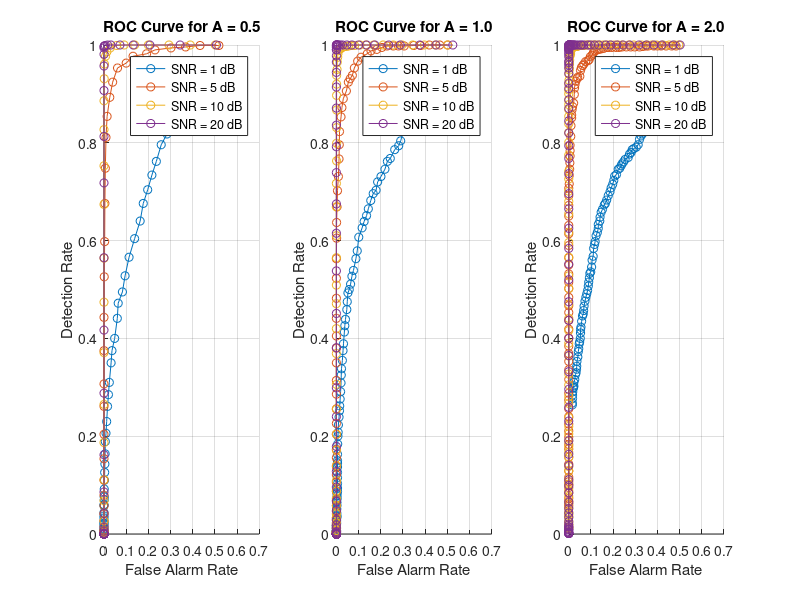
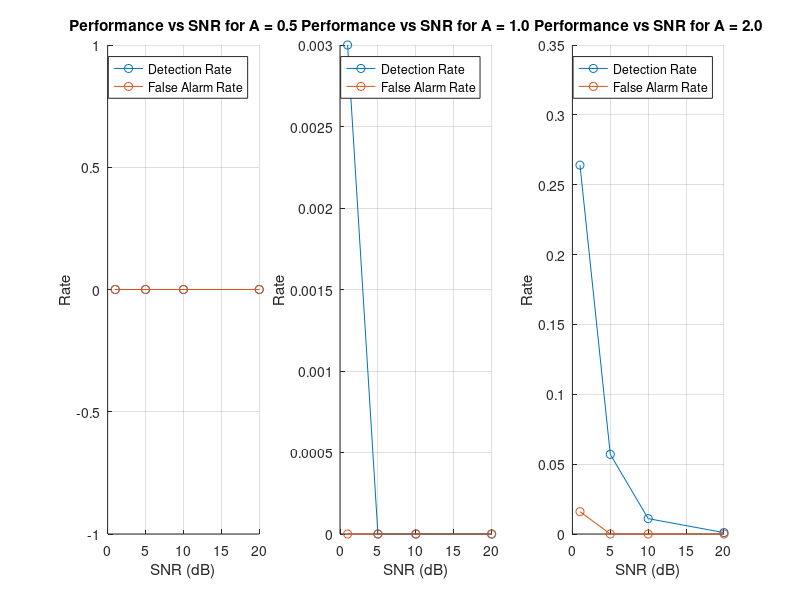

The MATLAB source for these figures, in order:
% 初始化参数
A_values = [0.5, 1.0, 2.0];  % 不同的信号电平
snr_values = [1, 5, 10, 20];  % 不同的信噪比值
num_samples = 1000;  % 样本数量
threshold_range = linspace(0, max(A_values) + 1, 100);  % 阈值范围

% 存储结果
false_alarm_rates = zeros(length(snr_values), length(threshold_range), length(A_values));
detection_rates = zeros(length(snr_values), length(threshold_range), length(A_values));

% 循环不同的 SNR 和 A 值
for k = 1:length(A_values)
    A = A_values(k);
    for i = 1:length(snr_values)
        snr = snr_values(i);
        noise_std = A / sqrt(2 * snr);  % 根据 SNR 计算噪声标准差

        % 生成 H0 假设下的噪声数据
        noise = noise_std * randn(1, num_samples);

        % 生成 H1 假设下的信号 + 噪声数据
        signal_noise = A + noise_std * randn(1, num_samples);

        % 计算不同阈值下的假设检验结果
        for j = 1:length(threshold_range)
            threshold = threshold_range(j);

            % 误判概率（False Alarm Rate）和检测率（Detection Rate）
            false_alarm_rates(i, j, k) = sum(noise > threshold) / num_samples;
            detection_rates(i, j, k) = sum(signal_noise > threshold) / num_samples;
        end
    end
end

% 绘制 ROC 曲线
figure;
for k = 1:length(A_values)
    A = A_values(k);
    subplot(1, length(A_values), k);
    hold on;
    for i = 1:length(snr_values)
        plot(false_alarm_rates(i, :, k), detection_rates(i, :, k), '-o', 'DisplayName', sprintf('SNR = %d dB', snr_values(i)));
    end
    xlabel('False Alarm Rate');
    ylabel('Detection Rate');
    title(sprintf('ROC Curve for A = %.1f', A));
    legend;
    grid on;
end

% 绘制误判概率和检测率随 SNR 和信号电平的变化
figure;
for k = 1:length(A_values)
    subplot(1, length(A_values), k);
    hold on;
    plot(snr_values, squeeze(detection_rates(:, end, k)), '-o', 'DisplayName', 'Detection Rate');
    plot(snr_values, squeeze(false_alarm_rates(:, end, k)), '-o', 'DisplayName', 'False Alarm Rate');
    xlabel('SNR (dB)');
    ylabel('Rate');
    title(sprintf('Performance vs SNR for A = %.1f', A_values(k)));
    legend;
    grid on;
end
